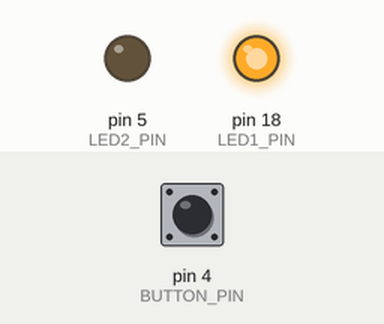
A sketch run on a simulated Arduino Uno, built with avr-gcc and run on an emulated ATmega328P. Parts: output pins drawn as LEDs (lit = HIGH). The inputs (shaded band) are chosen by the test bench; at power-on: pin 4 (BUTTON_PIN) HIGH.

Above: at 1.2 s.
1.3 s: pin 4 (BUTTON_PIN) pulled LOW for 0.15 s
At 1.37 s:
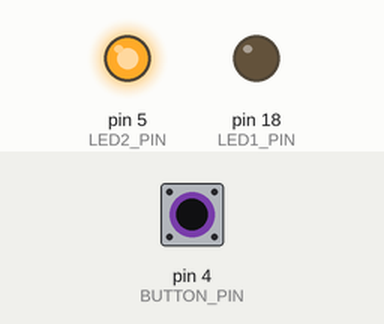
2.9 s: pin 4 (BUTTON_PIN) pulled LOW for 3.2 s
At 7.5 s:
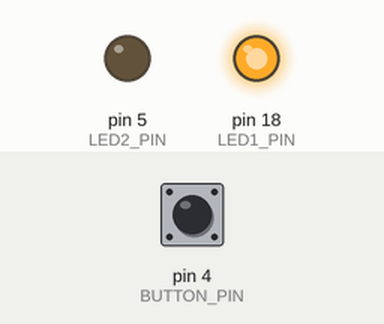
Timing chart, 0 to 9.0 s (numbered marks = the images above; inputs shaded):
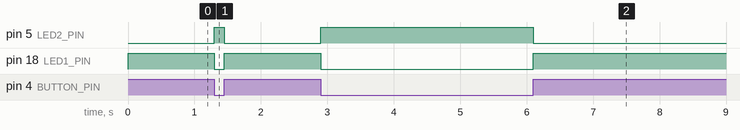

The sketch:

LAB3_GPIO_AND_BUTTON_CONTROL.ino
```cpp
const int BUTTON_PIN = 4;
const int LED1_PIN = 18;
const int LED2_PIN = 5;

void setup() {
  pinMode(BUTTON_PIN, INPUT_PULLUP);
  pinMode(LED1_PIN, OUTPUT);
  pinMode(LED2_PIN, OUTPUT);
}

void loop() {
  int buttonState = digitalRead(BUTTON_PIN);

  if (buttonState == LOW) {
    digitalWrite(LED2_PIN, HIGH);
    digitalWrite(LED1_PIN, LOW);
  } else {
    digitalWrite(LED2_PIN, LOW);
    digitalWrite(LED1_PIN, HIGH);
  }
}
```

Measured:
- after the input at 1.3 s, pin 5 (LED2_PIN): LOW → HIGH at once, → LOW 0.15 s later; pin 18 (LED1_PIN): HIGH → LOW at once, → HIGH 0.15 s later
- after the input at 2.9 s, pin 5 (LED2_PIN): LOW → HIGH at once, → LOW 3.2 s later; pin 18 (LED1_PIN): HIGH → LOW at once, → HIGH 3.2 s later
